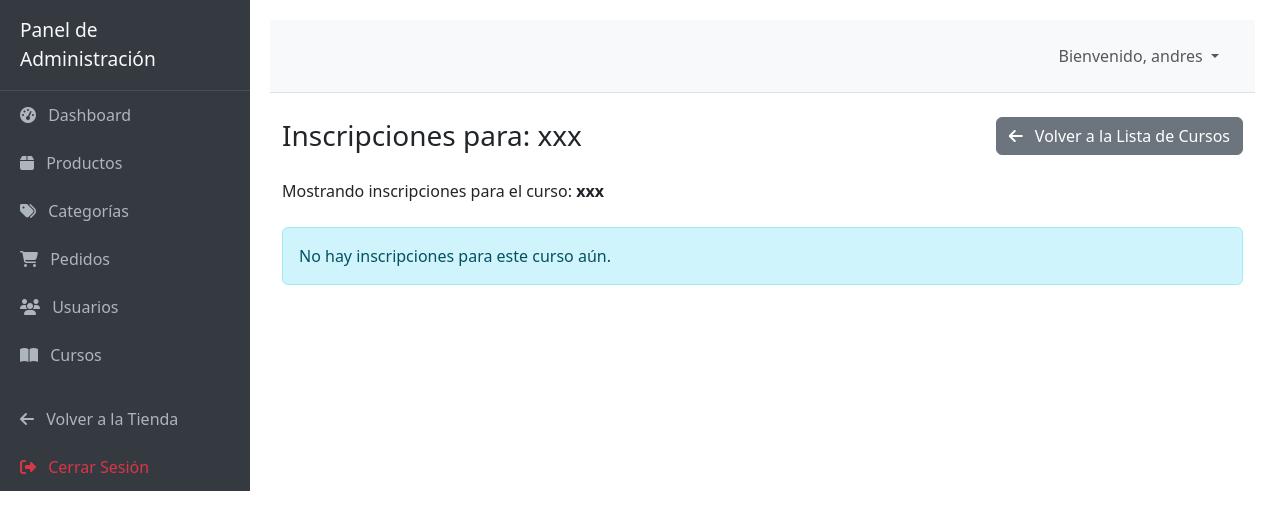
Page /dashboard/cursos/1/inscripciones/ (signed in) on the earlier database version.
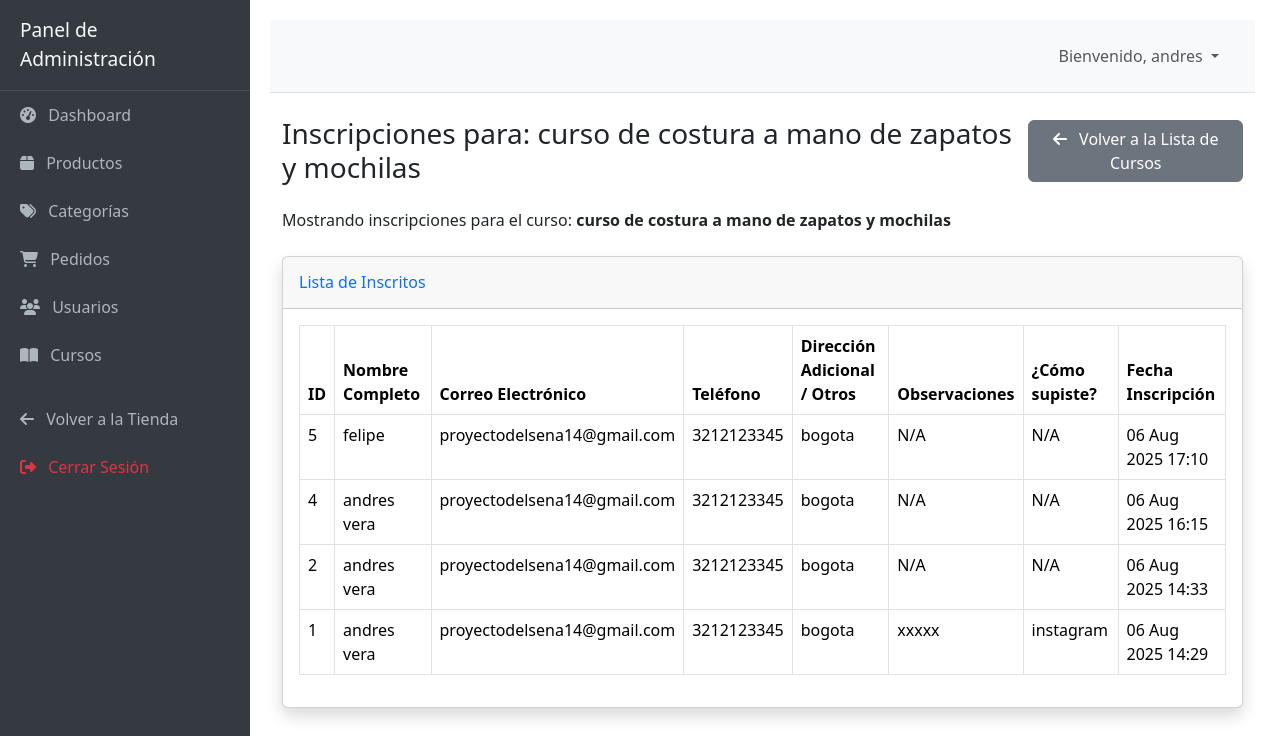
Same page on the later database version.
### servicios/models.py (models this page shows, shortened)
class Servicio(models.Model):
    nombre = models.CharField(max_length=200)
    slug = models.SlugField(max_length=200, unique=True, help_text="URL amigable (ej: taller-tejido-basico)")
    descripcion_corta = models.TextField(blank=True, help_text="Breve resumen del servicio")
    descripcion_larga = models.TextField()
    precio_referencia = models.DecimalField(max_digits=10, decimal_places=2, blank=True, null=True, help_text="Precio estimado o desde")
    imagen = models.ImageField(upload_to='servicios/', blank=True, null=True)
    disponible = models.BooleanField(default=True)
    creado = models.DateTimeField(auto_now_add=True)
    actualizado = models.DateTimeField(auto_now=True)
    class Meta:
        verbose_name_plural = "Servicios" # Podríamos cambiarlo a "Cursos" si quieres renombrar el modelo Servicio
        ordering = ['nombre']

class InscripcionCurso(models.Model):
    curso = models.ForeignKey(Servicio, on_delete=models.CASCADE, related_name='inscripciones')
    nombre_completo = models.CharField(max_length=150)
    correo_electronico = models.EmailField()
    telefono = models.CharField(max_length=20, blank=True, null=True)
    direccion_adicional = models.TextField(blank=True, help_text="Dirección, ciudad, o cualquier otro detalle de contacto.")
    observaciones = models.TextField(blank=True, help_text="Observaciones o preguntas adicionales del inscrito.")
    como_supo_del_curso = models.CharField(max_length=100, blank=True, help_text="¿De dónde supiste del curso?")
    fecha_inscripcion = models.DateTimeField(auto_now_add=True) # Fecha y hora de la inscripción
    class Meta:
        verbose_name_plural = "Inscripciones a Cursos" # Nombre que aparecerá en el admin
        ordering = ['-fecha_inscripcion'] # Ordena las inscripciones por fecha, las más recientes primero

### core/views.py (the view)
# urls.py: path('dashboard/cursos/<int:pk>/inscripciones/', views.inscripciones_curso_admin, name='inscripciones_curso_admin'),
@admin_required(login_url='core:login')
def inscripciones_curso_admin(request, pk):
    curso = get_object_or_404(Servicio, pk=pk)
    inscripciones = InscripcionCurso.objects.filter(curso=curso).order_by('-fecha_inscripcion')
    context = {
        'curso': curso,
        'inscripciones': inscripciones,
        'titulo_pagina': f'Inscripciones para: {curso.nombre}',
    }
    return render(request, 'core/dashboard_inscripciones_curso.html', context) # Ruta de plantilla en core

### core/context_processors.py (called while the page is built)
def cart_item_count(request):
    cart = request.session.get('cart', {})
    total_items = sum(item_data.get('cantidad', 0) for item_data in cart.values())
    return {'cart_item_count': total_items}

### core/views.py (called while the page is built)
def is_admin_user(user):
    if user.is_authenticated:
        return user.is_staff or user.is_superuser or user.groups.filter(name='Administradores').exists()
    return False

### core/templates/core/dashboard_inscripciones_curso.html
{% extends 'core/dashboard_base.html' %}
{% block dashboard_content %}
<div class="d-flex justify-content-between align-items-center mb-4">
    <h1 class="h3 mb-0 text-gray-800">{{ titulo_pagina }}</h1>
    <a href="{% url 'core:curso_lista_admin' %}" class="btn btn-secondary">
        <i class="fas fa-arrow-left me-2"></i> Volver a la Lista de Cursos
    </a>
</div>
<p class="mb-4">Mostrando inscripciones para el curso: <strong>{{ curso.nombre }}</strong></p>
{% if inscripciones %}
<div class="card shadow mb-4">
    <div class="card-header py-3">
        <h6 class="m-0 font-weight-bold text-primary">Lista de Inscritos</h6>
    </div>
    <div class="card-body">
        <div class="table-responsive">
            <table class="table table-bordered" id="dataTable" width="100%" cellspacing="0">
                <thead>
                    <tr>
                        <th>ID</th>
                        <th>Nombre Completo</th>
                        <th>Correo Electrónico</th>
                        <th>Teléfono</th>
                        <th>Dirección Adicional / Otros</th>
                        <th>Observaciones</th>
                        <th>¿Cómo supiste?</th>
                        <th>Fecha Inscripción</th>
                    </tr>
                </thead>
                <tbody>
                    {% for inscripcion in inscripciones %}
                    <tr>
                        <td>{{ inscripcion.id }}</td>
                        <td>{{ inscripcion.nombre_completo }}</td>
                        <td>{{ inscripcion.correo_electronico }}</td>
                        <td>{{ inscripcion.telefono|default:"N/A" }}</td>
                        <td>{{ inscripcion.direccion_adicional|default:"N/A" }}</td>
                        <td>{{ inscripcion.observaciones|default:"N/A" }}</td>
                        <td>{{ inscripcion.como_supo_del_curso|default:"N/A" }}</td>
                        <td>{{ inscripcion.fecha_inscripcion|date:"d M Y H:i" }}</td>
                    </tr>
                    {% endfor %}
                </tbody>
            </table>
        </div>
    </div>
</div>
{% else %}
<div class="alert alert-info" role="alert">
    No hay inscripciones para este curso aún.
</div>
{% endif %}
{% endblock %}

Differences in the rows shown:
changed Servicio: nombre "xxx" → "curso de costura a mano de zapatos y mochilas"
added InscripcionCurso: id "5", nombre_completo "felipe", correo_electronico "proyectodelsena14@gmail.com", telefono "3212123345", direccion_adicional "bogota", observaciones "N/A", como_supo_del_curso "N/A", fecha_inscripcion "06 Aug 2025 17:10"
added InscripcionCurso: id "4", nombre_completo "andres vera", correo_electronico "proyectodelsena14@gmail.com", telefono "3212123345", direccion_adicional "bogota", observaciones "N/A", como_supo_del_curso "N/A", fecha_inscripcion "06 Aug 2025 16:15"
added InscripcionCurso: id "2", nombre_completo "andres vera", correo_electronico "proyectodelsena14@gmail.com", telefono "3212123345", direccion_adicional "bogota", observaciones "N/A", como_supo_del_curso "N/A", fecha_inscripcion "06 Aug 2025 14:33"
added InscripcionCurso: id "1", nombre_completo "andres vera", correo_electronico "proyectodelsena14@gmail.com", telefono "3212123345", direccion_adicional "bogota", observaciones "xxxxx", como_supo_del_curso "instagram", fecha_inscripcion "06 Aug 2025 14:29"
Other differences:
{{ titulo_pagina }}: "Inscripciones para: xxx" → "Inscripciones para: curso de costura a mano de zapatos y mochilas"
text no longer shown: "No hay inscripciones para este curso aún."
text now shown: "Lista de Inscritos ID Nombre Completo Correo Electrónico Teléfono Dirección Adicional / Otros Observaciones ¿Cómo supiste? Fecha Inscripción"
